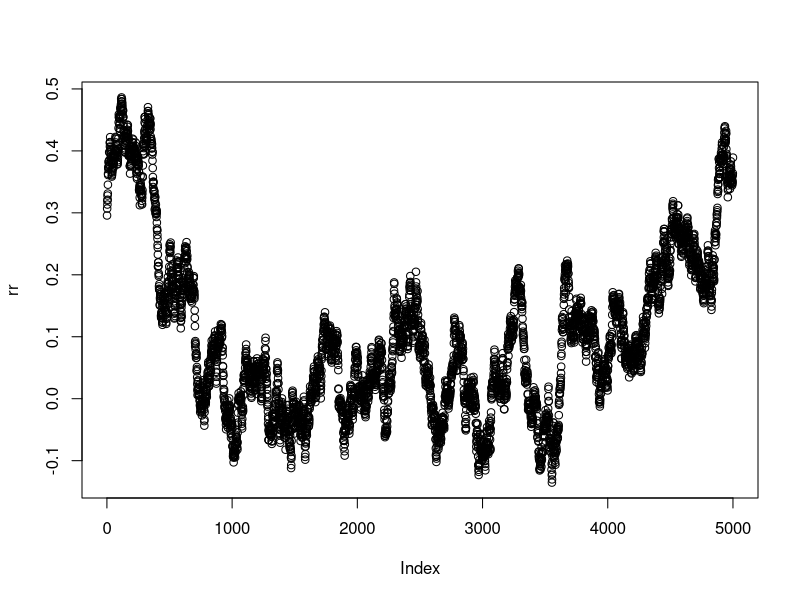
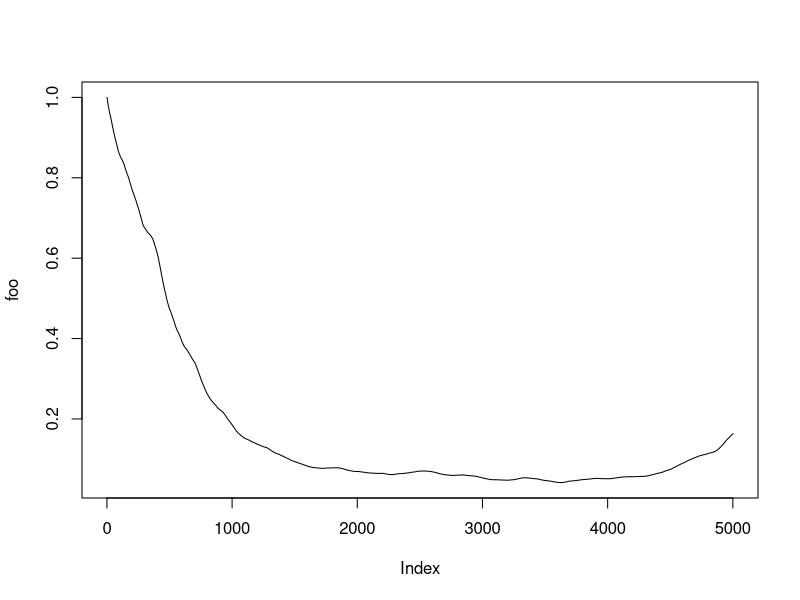

Source code (R) for these figures, in order:
# part one of eq, linear in n
dwormst1 <- function(n, r, k) {
    r * (1 - n / k)
}

# part two of eq, funky in n
dwormst2 <- function(n, r, k) {
    n / (1 + n^2)
}

# all of diff eq
dworms <- function(n, r, k) {
    n * (dwormst1(n, r, k) - dwormst2(n, r, k))
}

worms <- function(n0, r, k, t, dt) {
    nt <- round(t / dt)
    
    n <- c(n0, numeric(nt))
    
    if(length(r) == 1) r <- rep(r, nt)
    
    for(i in 1:nt) {
        n[i + 1] <- n[i] + dworms(n[i], r[i], k) * dt
        if(n[i + 1] <= 0) {
            n[i + 1] <- 0
            break
        }
    }
    
    return(n)
}

tmax <- 50
dt <- 0.01
rr <- cumsum(rnorm(tmax / dt, 0, 0.01)) + 0.3
plot(rr)
foo <- worms(1, rr, 8, 50, 0.01)

plot(foo, type = 'l')

